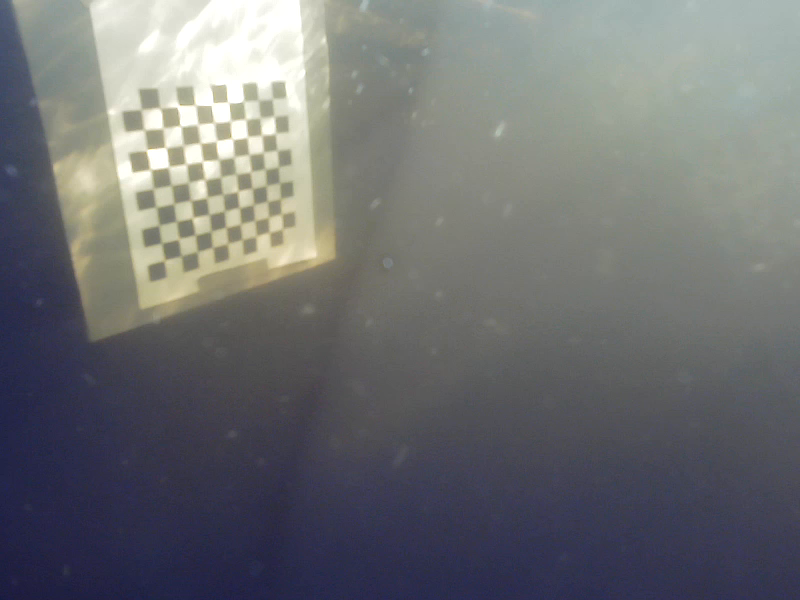
#> input picture aruco_detect/src/calibration_cam_bluerov/images/image.png, 800 x 600 px; its folder holds only this picture in this run
$ python calibrate_camera.py
#> lines starting #> are read from the running program, lines starting #| are printed output that depends on the picture; after the words box and inside, x2 and y2 are one past the last pixel; in counts of white or black regions, pixels touching at a corner belong together; long printed decimals are rounded
#!/usr/bin/env python3
# -*- coding: utf-8 -*-

import numpy as np
import cv2 as cv
import glob

# termination criteria
criteria = (cv.TERM_CRITERIA_EPS + cv.TERM_CRITERIA_MAX_ITER, 30, 0.001)
# prepare object points, like (0,0,0), (1,0,0), (2,0,0) ....,(6,6,0)
objp = np.zeros((9*9,3), np.float32)                                           #attention dimension echiqier -1
objp[:,:2] = np.mgrid[0:9,0:9].T.reshape(-1,2)*0.02479                           #attention dimension echiqier -1
# Arrays to store object points and image points from all the images.
objpoints = [] # 3d point in real world space
imgpoints = [] # 2d points in image plane.
images = glob.glob('calibration_cam_bluerov/images/*.png')
for fname in images:
    img = cv.imread(fname)
#> img is the input picture: shape (600, 800, 3); mean B, G, R 114.7, 112.8, 111
    # CLAHE (Contrast Limited Adaptive Histogram Equalization)
    clahe = cv.createCLAHE(clipLimit=3., tileGridSize=(8,8))

    lab = cv.cvtColor(img, cv.COLOR_BGR2LAB)  # convert from BGR to LAB color space
#> lab: shape (600, 800, 3); mean of channels 0, 1, 2 119, 128.4, 126.1
    l, a, b = cv.split(lab)  # split on 3 different channels
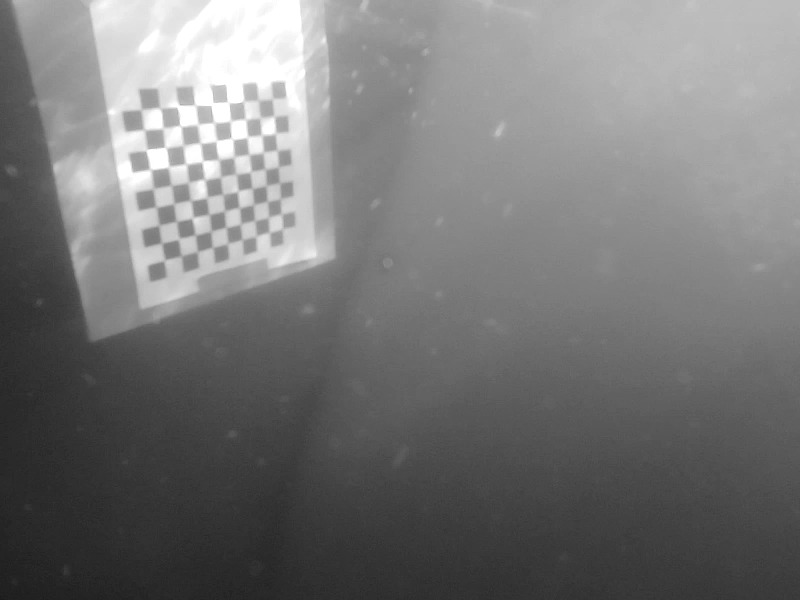
#> l: shape (600, 800); min 27, max 255, mean 119
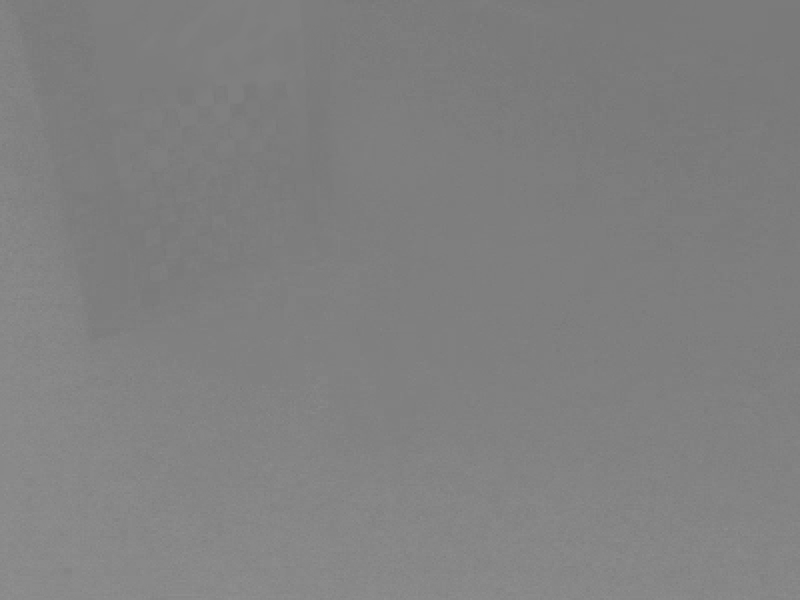
#> a: shape (600, 800); min 119, max 145, mean 128.4
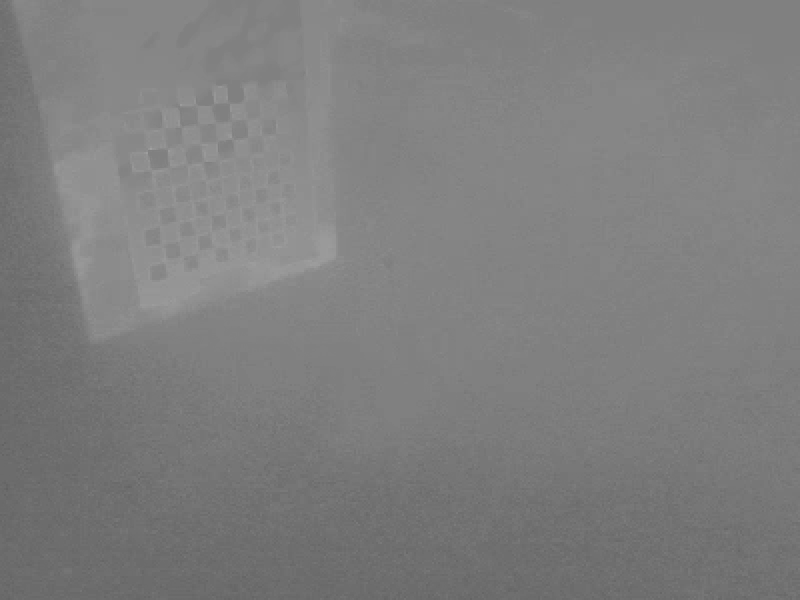
#> b: shape (600, 800); min 97, max 162, mean 126.1

    l2 = clahe.apply(l)  # apply CLAHE to the L-channel
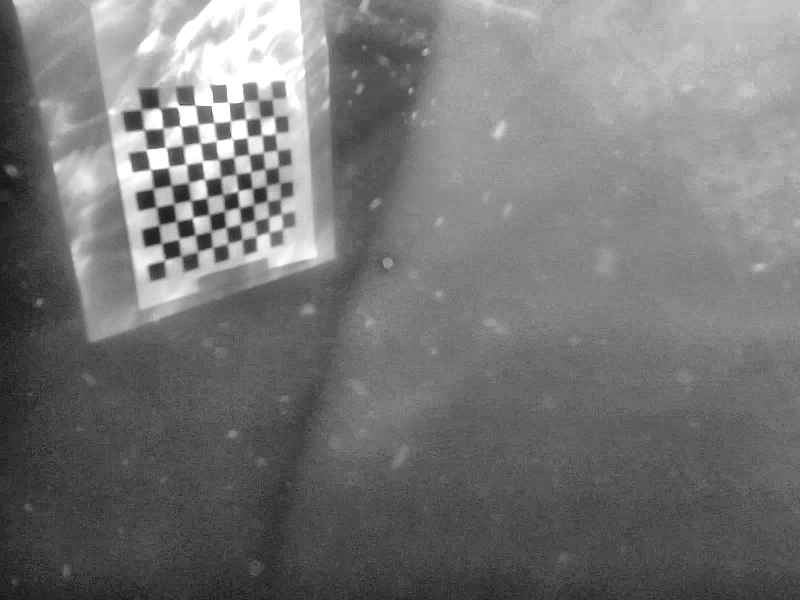
#> l2: shape (600, 800); min 18, max 255, mean 117.9

    lab = cv.merge((l2,a,b))  # merge channels
#> lab: shape (600, 800, 3); mean of channels 0, 1, 2 117.9, 128.4, 126.1
    img = cv.cvtColor(lab, cv.COLOR_LAB2BGR)  # convert from LAB to BGR

    # Gamma correction
    lookUpTable = np.empty((1,256), np.uint8)
    gamma = 0.7                               ##corrige la brightness non linéairement
    for i in range(256):
        lookUpTable[0,i] = np.clip(pow(i / 255.0, gamma) * 255.0, 0, 255)
    img = cv.LUT(img, lookUpTable)
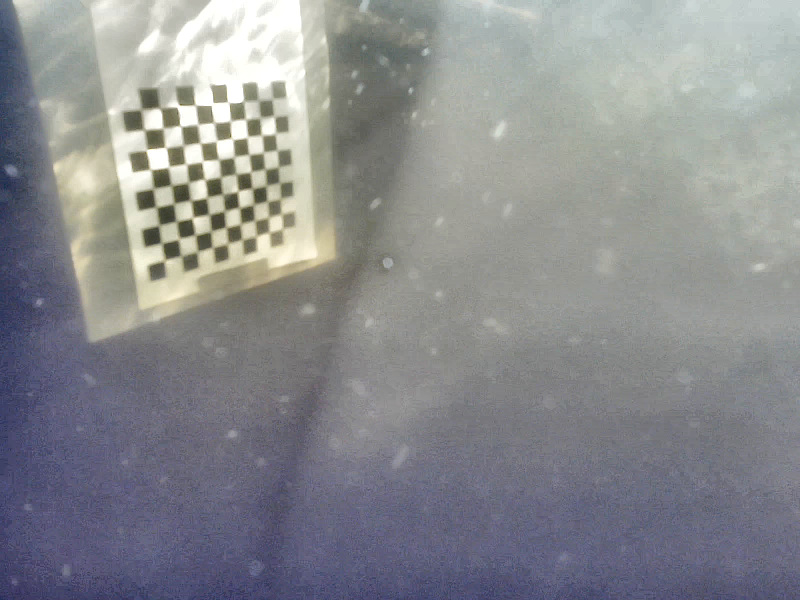
#> img: shape (600, 800, 3); mean B, G, R 142.7, 139.4, 137.9
    gray = cv.cvtColor(img, cv.COLOR_BGR2GRAY)
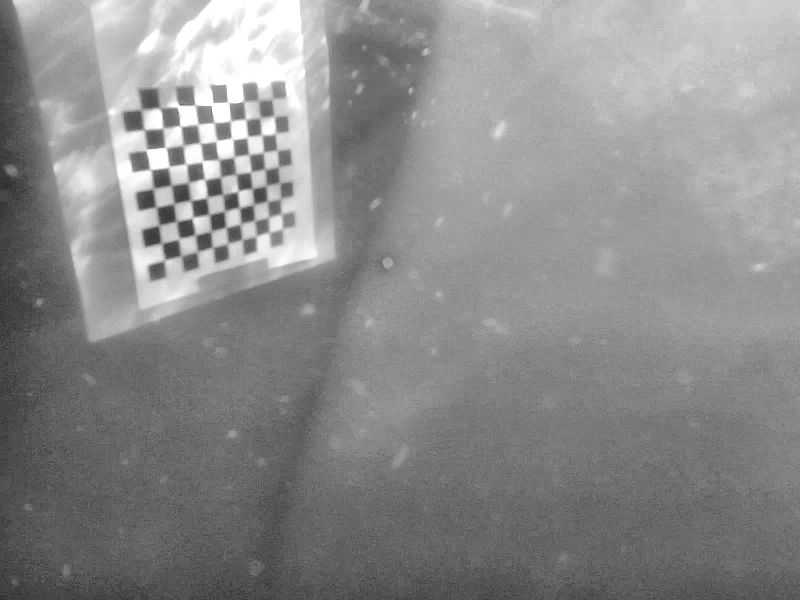
#> gray: shape (600, 800); min 40, max 255, mean 139.3
    # Find the chess board corners
    ret, corners = cv.findChessboardCorners(gray, (9,9), None)       #attention dimension echiqier -1
#> ret = True; corners = 81 rows, first 8: [283, 229], [269.5, 232.5], [256.2, 235.5], [242, 239.5], [227.5, 243.5], [212.5, 247.5], [197.3, 251.6], [181, 255.5]
    # If found, add object points, image points (after refining them)
    if ret == True:
        objpoints.append(objp)
        corners2 = cv.cornerSubPix(gray,corners, (11,11), (-1,-1), criteria)
#> corners2 = 81 rows, first 8: [282.9, 228.7], [262.4, 234.1], [262.1, 234.2], [242.1, 239.6], [227.7, 243.5], [212.5, 247.2], [197.4, 251.5], [180.9, 255.9]
        imgpoints.append(corners)
        # Draw and display the corners
        cv.drawChessboardCorners(img, (9,9), corners2, ret)              #attention dimension echiqier -1
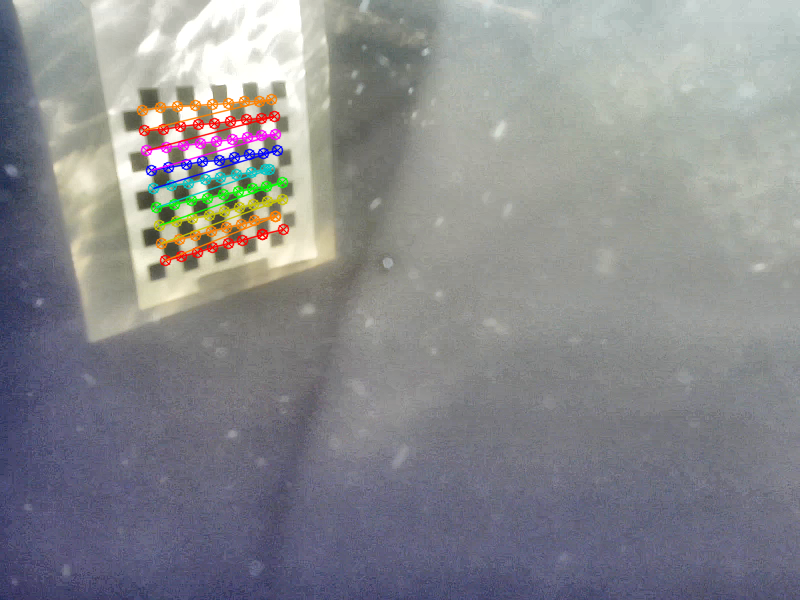
#> img: shape (600, 800, 3); 2.44% of pixels changed, all inside (x1, y1, x2, y2) = (136, 93, 290, 267)
        cv.imshow('img', img)
        cv.waitKey(500)
cv.destroyAllWindows()

ret, mtx, dist, rvecs, tvecs = cv.calibrateCamera(objpoints, imgpoints, gray.shape[::-1], None, None)
#> ret = 1.91; mtx = [[558.3, 0, 364.7], [0, 580.5, 275], [0, 0, 1]]; dist = [[-0.113, -0.601, -0.0446, -0.118, -0.735]]; rvecs = ([-1.15, -0.607, 2.7],); tvecs = ([-0.136, -0.0731, 0.968],)

print("Camera matrix:\n", mtx)
#| Camera matrix:
#|  [[558.271   0.         364.696]
#|  [  0.         580.523 274.967]
#|  [  0.           0.           1.        ]]
print("Distortion coefficients:\n", dist)
#| Distortion coefficients:
#|  [[-0.1126 -0.6012 -0.04456 -0.118 -0.7346]]

np.save("calibration_cam_bluerov/matrices/camera_matrix", mtx)
np.save("calibration_cam_bluerov/matrices/distortion_coeffs", dist)

$ run again, on aruco_detect/src/calibration_cam_bluerov/images/image13.png
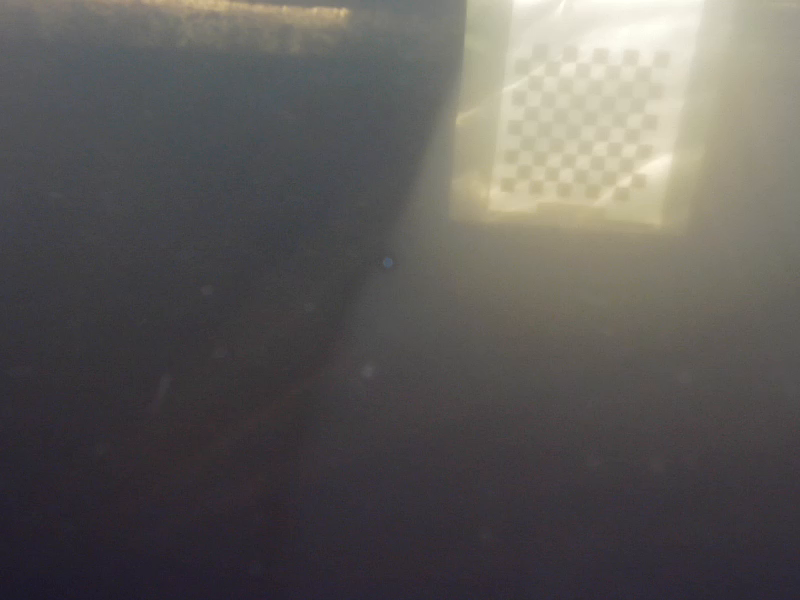
#> input picture aruco_detect/src/calibration_cam_bluerov/images/image13.png, 800 x 600 px
#> img is the input picture: shape (600, 800, 3); mean B, G, R 87.7, 90.3, 93.4
#> `gray = cv.cvtColor(img, cv.COLOR_BGR2GRAY)`:
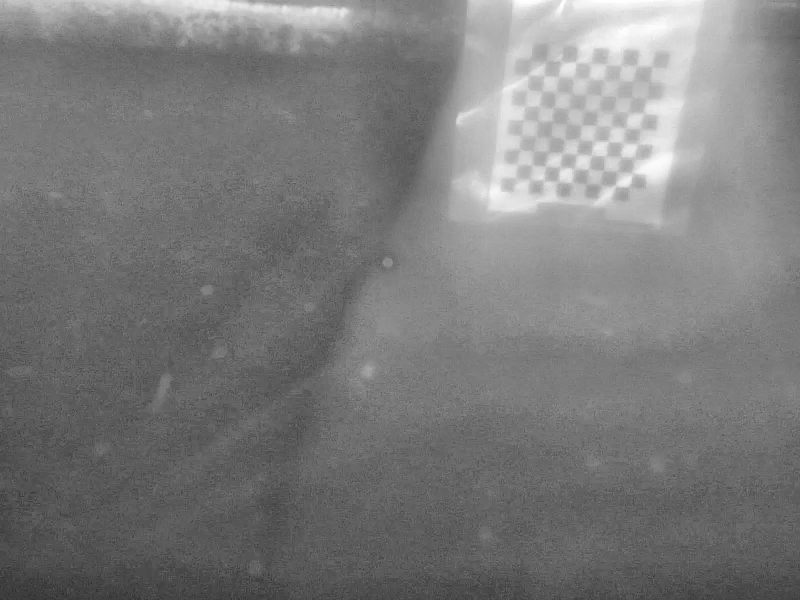
#> gray: shape (600, 800); min 45, max 254, mean 123.3
#> `ret, corners = cv.findChessboardCorners(gray, (9,9), None)`: ret = True; corners = 81 rows, first 8: [531.5, 60], [545.9, 60.58], [560.1, 60.64], [575, 64.5], [590, 63], [607, 64.5], [620.4, 66.2], [635, 67.5]
#> corners2 = 81 rows, first 8: [531.5, 60], [545.9, 61.84], [560.9, 62.39], [576.5, 61.77], [590, 62.43], [606.8, 63.82], [621, 64.74], [636.8, 65.92]
#> `cv.drawChessboardCorners(img, (9,9), corners2, ret)`:
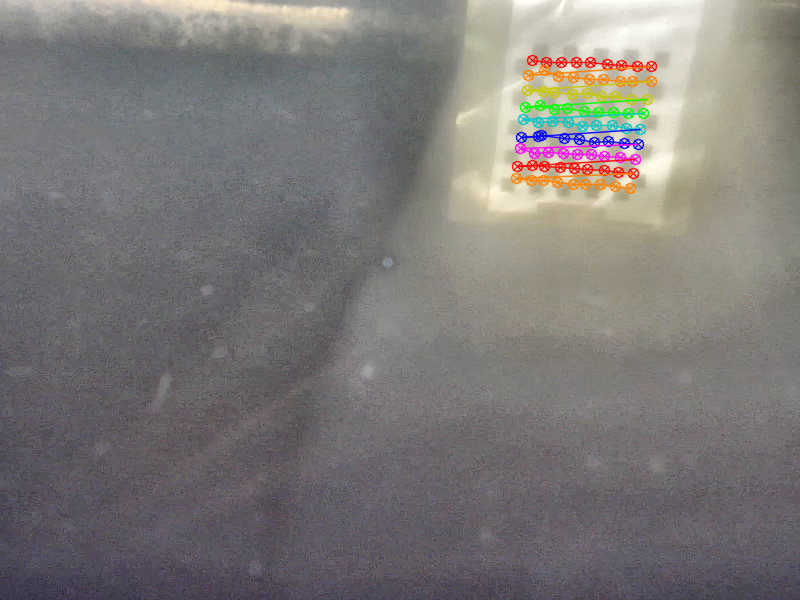
#> img: shape (600, 800, 3); mean B, G, R 119.9, 121.3, 124.9
#> `ret, mtx, dist, rvecs, tvecs = cv.calibrateCamera(objpoints, imgpoints..`: ret = 1.66; mtx = [[542, 0, 489], [0, 553.5, 231.8], [0, 0, 1]]; dist = [[0.566, -8.59, -0.0476, 0.0715, 28.3]]; rvecs = ([0.287, 0.0736, 0.101],); tvecs = ([0.0663, -0.285, 0.964],)
#| Camera matrix:
#|  [[541.962   0.         488.959  ]
#|  [  0.         553.527 231.793]
#|  [  0.           0.           1.        ]]
#| Distortion coefficients:
#|  [[ 0.5655 -8.590 -0.04759  0.07151 28.302]]

$ run again, on aruco_detect/src/calibration_cam_bluerov/images/image10.png
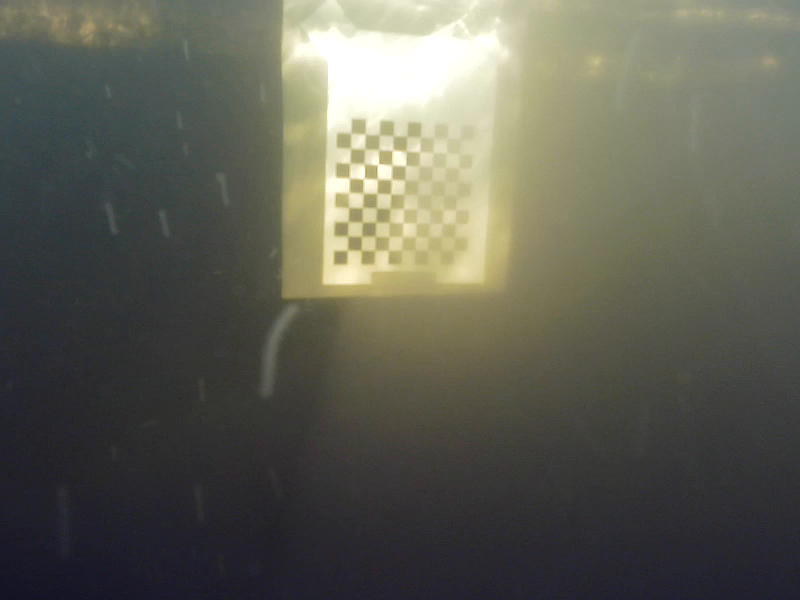
#> input picture aruco_detect/src/calibration_cam_bluerov/images/image10.png, 800 x 600 px
#> img is the input picture: shape (600, 800, 3); mean B, G, R 84.8, 96, 95.9
#> `gray = cv.cvtColor(img, cv.COLOR_BGR2GRAY)`:
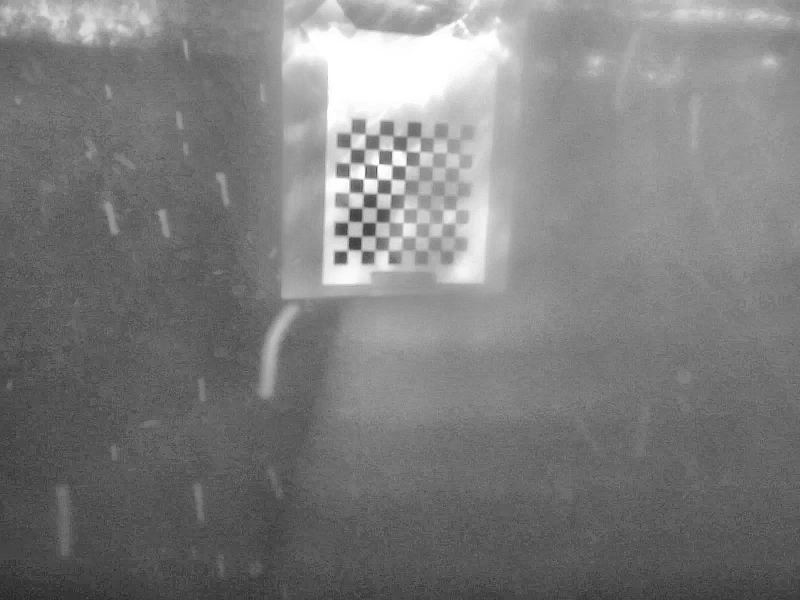
#> gray: shape (600, 800); min 36, max 255, mean 125.1
#> `ret, corners = cv.findChessboardCorners(gray, (9,9), None)`: ret = True; corners = 81 rows, first 8: [349.6, 134.9], [364.5, 132.3], [378.1, 135.9], [393.1, 135.7], [406.9, 136.6], [419.9, 136.2], [432.8, 139.4], [451, 140]
#> corners2 = 81 rows, first 8: [350.7, 133.3], [365.5, 134.1], [378.9, 134.6], [393, 136.3], [406.8, 136.8], [420.3, 137.4], [432.8, 139.4], [451, 140]
#> `cv.drawChessboardCorners(img, (9,9), corners2, ret)`:
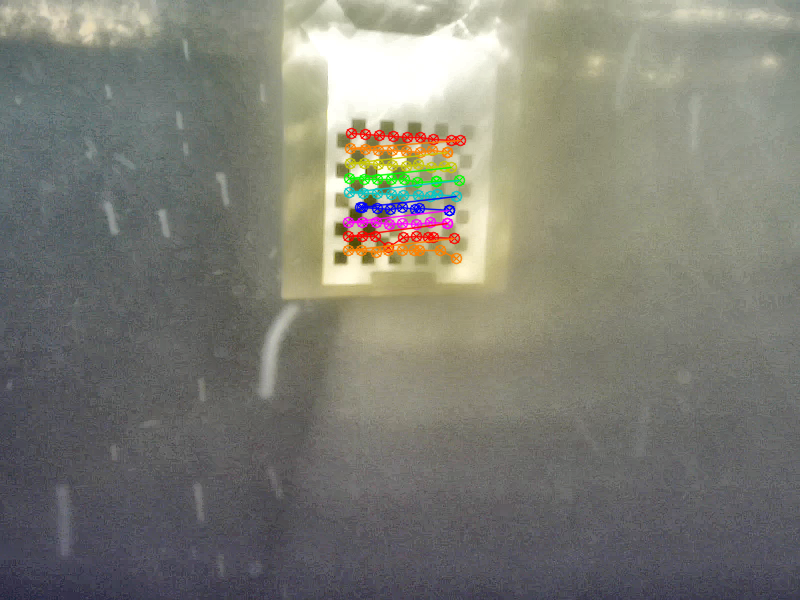
#> img: shape (600, 800, 3); mean B, G, R 116.1, 125.4, 125.6
#> `ret, mtx, dist, rvecs, tvecs = cv.calibrateCamera(objpoints, imgpoints..`: ret = 3.43; mtx = [[663.7, 0, 387], [0, 978.4, 429.6], [0, 0, 1]]; dist = [[1.71, 0.461, 0.521, 0.0682, -3.62]]; rvecs = ([0.112, -0.55, -0.051],); tvecs = ([-0.0696, -0.426, 0.858],)
#| Camera matrix:
#|  [[663.708   0.         386.969]
#|  [  0.         978.397 429.597]
#|  [  0.           0.           1.        ]]
#| Distortion coefficients:
#|  [[ 1.708  0.4612  0.5213   0.06824 -3.620]]
